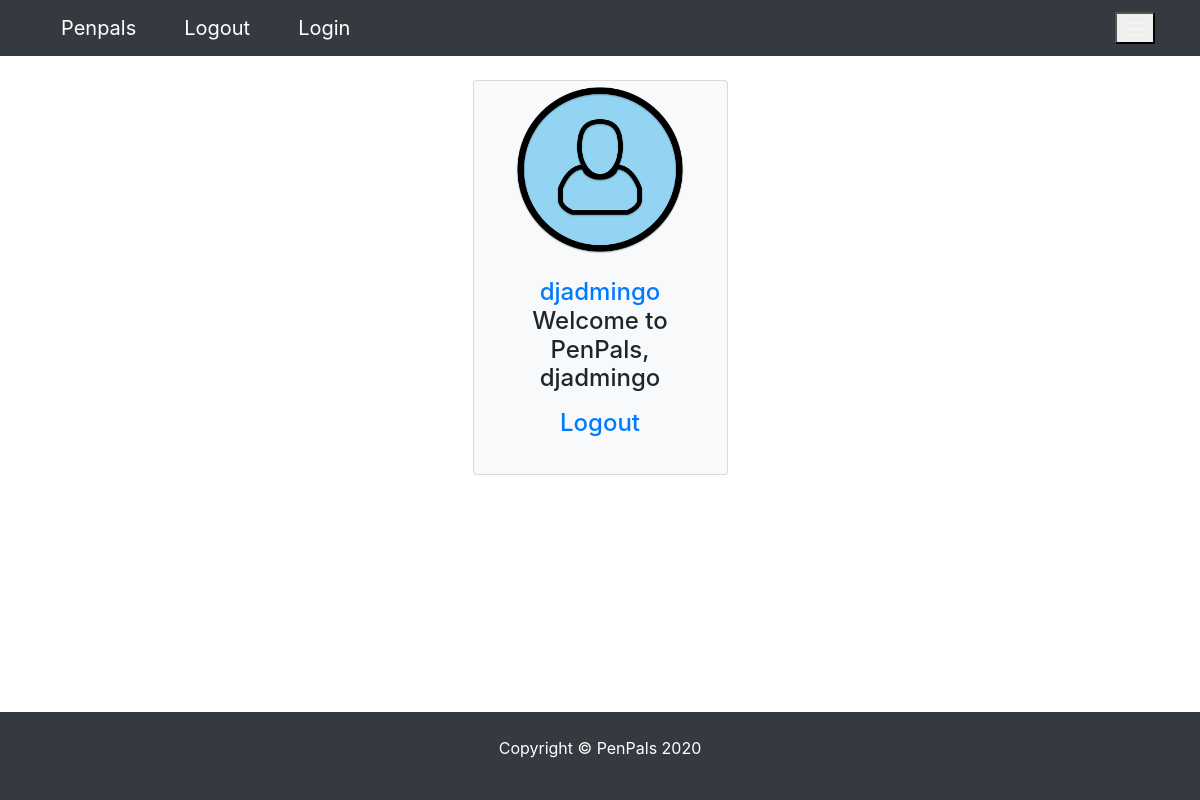
Before: / (signed in) with the older database file.
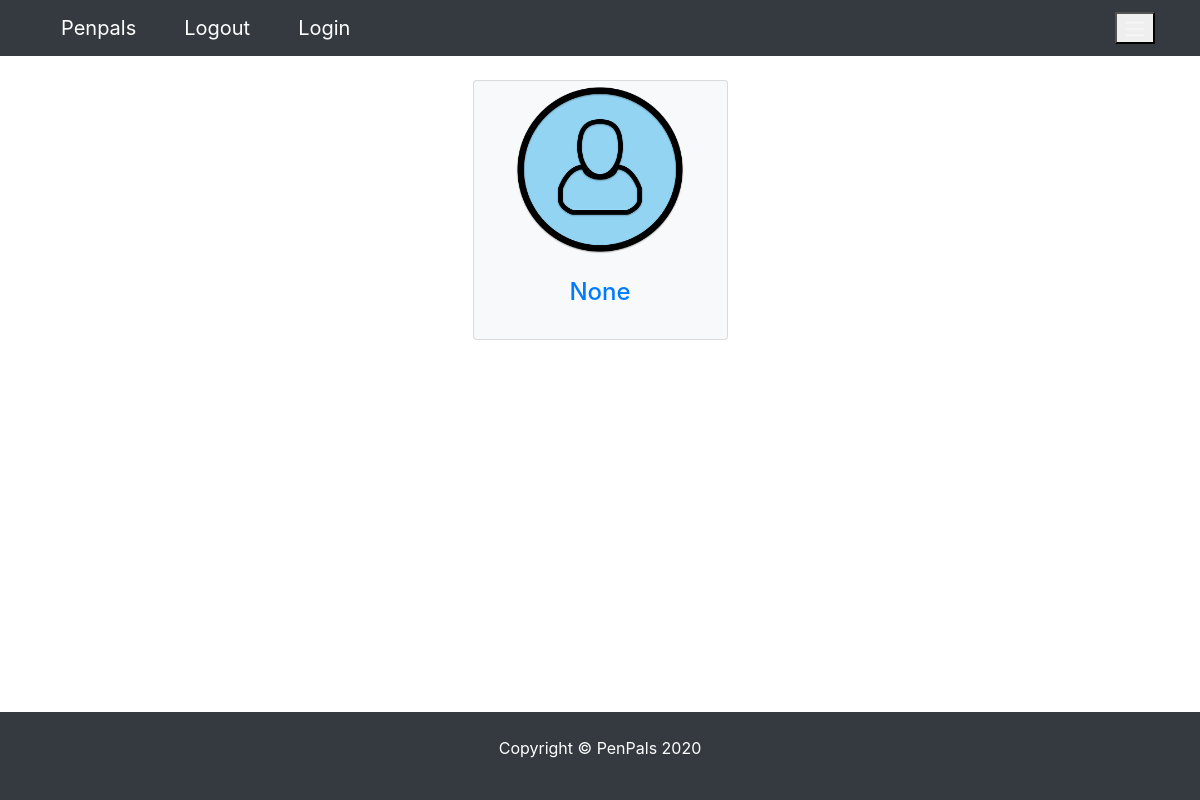
After: the same page with the newer database file.
### pages/models.py (models this page shows)
class Profile(models.Model):
    user = models.OneToOneField(
        User, blank=True, null=True, on_delete=models.CASCADE)
    first = models.CharField(max_length=200, blank=True, null=True)
    last = models.CharField(max_length=200, blank=True, null=True)
    photo = models.ImageField(
        default='user.png', upload_to='photos/%y/%m',  blank=True, null=True)
    friends = models.ManyToManyField('self', blank=True)
    speaks = models.CharField(max_length=200, blank=True, null=True)
    learns = models.CharField(max_length=200, blank=True, null=True)
    def __str__(self):
        return str(self.user)
    def get_absolute_url(self):
        return reverse("pages:profile", kwargs={"profile_id":self.pk})
    class Meta:
        ordering = ['-id']

### pages/views.py (the view)
# urls.py: path("",  index, name="index"),
def index(request):
    if request.user.is_authenticated:
        profile = Profile.objects.get(id=request.user.id)
    else:
        profile = ''
    context = {
        'profile': profile
    }
    return render(request,'pages/index.html',context)

### pages/templates/pages/index.html
{% extends 'pages/base.html' %}
{% block content %}
<div class="row">
    {% include 'pages/partials/_sidebar.html' %}
</div>
{% endblock content %}

### pages/templates/pages/partials/_sidebar.html
<div class="col-lg-3 col-md-3 col-sm-6 mx-auto">
    <div class="card bg-light mw-30rem">
        {% if profile.photo %}
            <img src="{{profile.photo.url}}" alt="profile photo url" class="card-img-top mx-auto rounded-circle">
        {% else %}
            <img src="https://placehold.it/200x200" alt="profile photo url" class="card-img-top mx-auto rounded-circle">
        {% endif %}
        <div class="card-body text-center">
            <h4 class="card-title">
                <a href="{{profile.get_absolute_url}}">{{profile}}</a>
                {% if request.user == profile.user %}
                <p>Welcome to PenPals, {{profile.user}}</p>
                <p><a href="{% url 'logout' %}">Logout</a></p>
                {% elif request.user.is_anonymous %}
                    <p><a href="{% url 'pages:signup' %}">Signup</a> | <a href="{% url 'login' %}">Login</a></p>
                {% endif %}
            </h4>
        </div>
    </div>
</div>

Changed rows visible on the page:
changed Profile: user "djadmingo" → "None"; user_id 1 → empty (drawn); user "djadmingo" → (not shown)
Other visible differences:
text no longer shown: "Welcome to PenPals, Logout"
